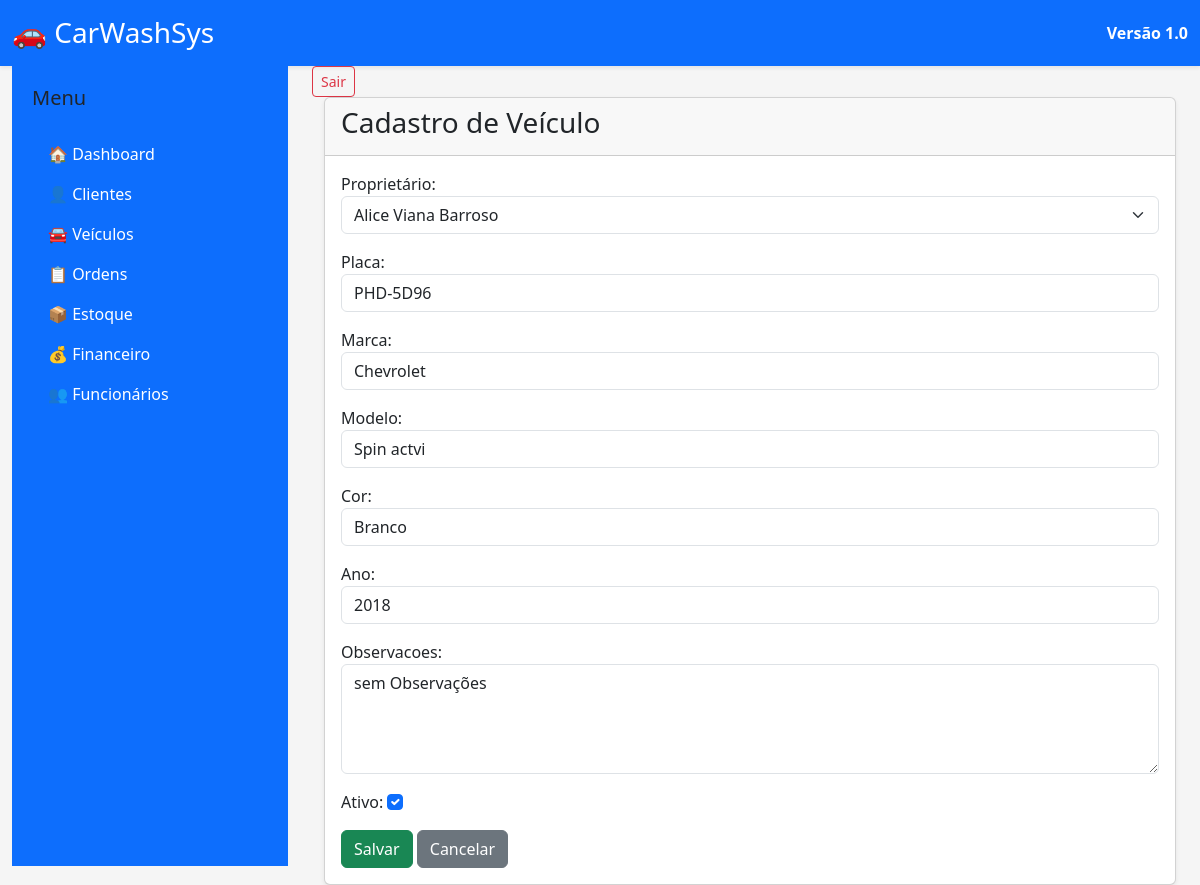
/veiculos/1/editar/, run on the app's committed database.
### apps/veiculos/models.py (models this page shows, shortened)
class Veiculo(models.Model):
    cliente = models.ForeignKey(
        Cliente,
        on_delete=models.CASCADE,
        related_name="veiculos",
        verbose_name="Proprietário"
    )
    placa = models.CharField(
        max_length=10,
        unique=True,
    )
    marca = models.CharField(
        max_length=50,
    )
    modelo = models.CharField(
        max_length=50,
    )
    cor = models.CharField(
        max_length=30,
    )
    ano = models.PositiveIntegerField()
    observacoes = models.TextField(
        blank=True,
    )
    ativo = models.BooleanField(
        default=True,
    )

### apps/veiculos/views.py (the view)
def editar_veiculo(request, pk):
    veiculo = get_object_or_404(
        Veiculo,
        pk=pk,
    )
    if request.method == "POST":
        form = VeiculoForm(
            request.POST,
            instance=veiculo,
        )
        if form.is_valid():
            form.save()
            return redirect("lista_veiculos")
    else:
        form = VeiculoForm(
            instance=veiculo,
        )
    context = {
        "form": form,
    }
    return render(
        request,
        "veiculos/formulario.html",
        context,
    )

### apps/veiculos/forms.py
class VeiculoForm(forms.ModelForm):
    class Meta:
        model = Veiculo
        fields = "__all__"
        widgets = {
            "cliente": forms.Select(attrs={
                "class": "form-select",
            }),
            "marca": forms.TextInput(attrs={
                "class": "form-control",
            }),
            "modelo": forms.TextInput(attrs={
                "class": "form-control",
            }),
            "placa": forms.TextInput(attrs={
                "class": "form-control",
            }),
            "ano": forms.NumberInput(attrs={
                "class": "form-control",
            }),
            "cor": forms.TextInput(attrs={
                "class": "form-control",
            }),
            "observacoes": forms.Textarea(attrs={
                "class": "form-control",
                "rows": 4,
            }),
            "ativo": forms.CheckboxInput(attrs={
                "class": "form-check-input",
            }),
        }

### apps/clientes/models.py (called while the page is built)
    def __str__(self):
        return self.nome

### templates/veiculos/formulario.html (shortened to what this page needs)
{% extends "base.html" %}
{% block content %}
<div class="container-fluid">
    <div class="card shadow-sm">
        <div class="card-header">
            <h3>
                Cadastro de Veículo
            </h3>
        </div>
        <div class="card-body">
            <form method="post">
                {{ form.as_p }}
                <button
                    type="submit"
                    class="btn btn-success">
                    Salvar
                </button>
                <a
                    href="{% url 'lista_veiculos' %}"
                    class="btn btn-secondary">
                    Cancelar
                </a>
            </form>
        </div>
    </div>
</div>
{% endblock %}

### static/css/style.css (style rules this page uses)
body { background: #f5f5f5; font-family: "Segoe UI", Arial, sans-serif; }

### data on the page
Veiculo: cliente "Alice Viana Barroso", placa "PHD-5D96", marca "Chevrolet", modelo "Spin actvi", cor "Branco", ano "2018", observacoes "sem Observações", ativo "☑"
